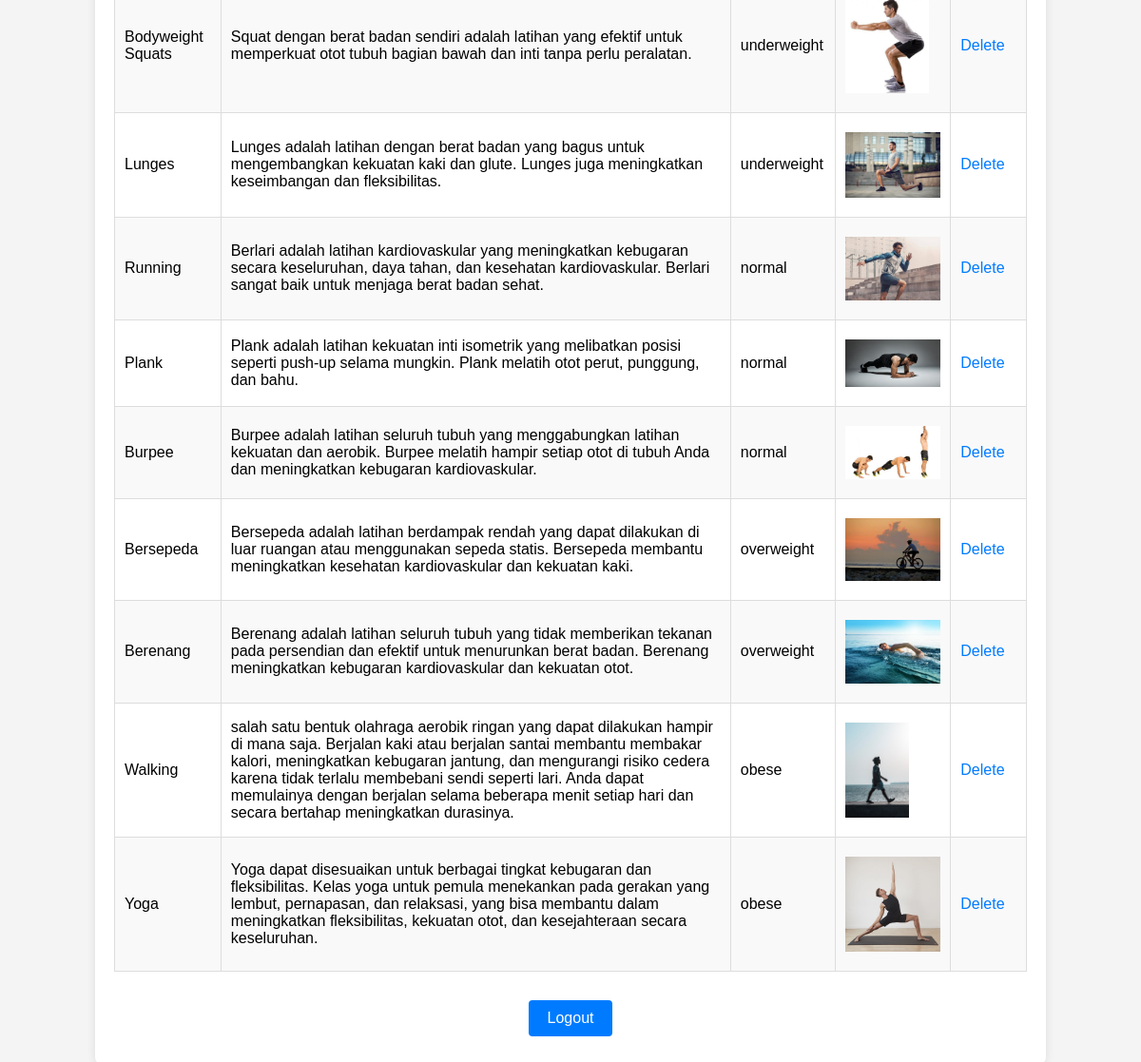
Screenshot of /admin/dashboard.php (signed in) with the database file from the repository.
### tables this page shows
CREATE TABLE `exercises` (
  `id` int(11) NOT NULL,
  `name` varchar(100) NOT NULL,
  `description` text NOT NULL,
  `bmi_category` varchar(20) NOT NULL,
  `image_url` varchar(255) DEFAULT NULL
);

### admin/dashboard.php (the view, shortened to what this page needs)
<?php
include '../db.php';
$sql = "SELECT * FROM exercises";
$result = $conn->query($sql);
$exercises = [];
if ($result->num_rows > 0) {
    while ($row = $result->fetch_assoc()) {
        $exercises[] = $row;
    }
}
?>
<!DOCTYPE html>
<html lang="en">
<head>
    <link rel="stylesheet" href="../style.css">
</head>
<body>
    <div class="dashboard-container">
        <table>
            <tbody>
                <?php foreach ($exercises as $exercise) : ?>
                    <tr>
                        <td><?php echo $exercise['name']; ?></td>
                        <td><?php echo $exercise['description']; ?></td>
                        <td><?php echo $exercise['bmi_category']; ?></td>
                        <td>
                            <?php if ($exercise['image_url']) : ?>
                                <img src="<?php echo $exercise['image_url']; ?>" alt="<?php echo $exercise['name']; ?>" class="exercise-image">
                            <?php else : ?>
                                No Image
                            <?php endif; ?>
                        </td>
                        <td class="actions">
                            <a href="delete_exercise.php?id=<?php echo $exercise['id']; ?>" onclick="return confirm('Are you sure you want to delete this exercise?')">Delete</a>
                        </td>
                    </tr>
                <?php endforeach; ?>
            </tbody>
        </table>
        <a href="logout.php" class="btn">Logout</a>
    </div>
</body>
</html>

### style/style.css (style rules this page uses)
body { font-family: Arial, sans-serif; background-color: #f2f2f2; margin: 0; padding: 0; }
.exercise-image { max-width: 100%; height: auto; display: block; margin: 10px 0; }
body { font-family: Arial, sans-serif; background-color: #f0f0f0; }
.dashboard-container { max-width: 600px; margin: 20px auto; background-color: #fff; padding: 20px; border-radius: 8px; box-shadow: 0 0 10px rgba(0,0,0,0.1); }
button[type="submit"], .btn { background-color: #4CAF50; color: white; padding: 10px 20px; border: none; border-radius: 4px; cursor: pointer; text-decoration: none; display: inline-block; font-size: 16px; }
.btn { background-color: #007bff; margin-left: 10px; }
img { max-width: 200px; margin-top: 10px; display: block; }

### admin/dashboard.php (style rules this page uses)
body { font-family: Arial, sans-serif; background-color: #f4f4f4; margin: 0; padding: 0; display: flex; justify-content: center; align-items: center; height: 100vh; }
.dashboard-container { background-color: #fff; padding: 20px; border-radius: 8px; box-shadow: 0 0 10px rgba(0, 0, 0, 0.1); width: 80%; max-width: 1000px; text-align: center; }
.btn { display: inline-block; margin: 10px 0; padding: 10px 20px; background-color: #007bff; color: #fff; text-decoration: none; border-radius: 4px; font-size: 16px; }
table { width: 100%; border-collapse: collapse; margin: 20px 0; }
table th, table td { padding: 10px; border: 1px solid #ddd; text-align: left; }
table tr:nth-child(even) { background-color: #f9f9f9; }
.actions a { margin-right: 10px; color: #007bff; text-decoration: none; }
.exercise-image { max-width: 100px; max-height: 100px; }

### rows the page displays
exercises: name "Bodyweight Squats", description "Squat dengan berat badan sendiri adalah latihan yang efektif untuk memperkuat otot tubuh bagian bawah dan inti tanpa perlu peralatan.", bmi_category "underweight", image_url (picture)
exercises: name "Lunges", description "Lunges adalah latihan dengan berat badan yang bagus untuk mengembangkan kekuatan kaki dan glute. Lunges juga meningkatkan keseimbangan dan fleksibilitas.", bmi_category "underweight", image_url (picture)
exercises: name "Running", description "Berlari adalah latihan kardiovaskular yang meningkatkan kebugaran secara keseluruhan, daya tahan, dan kesehatan kardiovaskular. Berlari sangat baik untuk menjaga berat badan sehat.", bmi_category "normal", image_url (picture)
exercises: name "Plank", description "Plank adalah latihan kekuatan inti isometrik yang melibatkan posisi seperti push-up selama mungkin. Plank melatih otot perut, punggung, dan bahu.", bmi_category "normal", image_url (picture)
exercises: name "Burpee", description "Burpee adalah latihan seluruh tubuh yang menggabungkan latihan kekuatan dan aerobik. Burpee melatih hampir setiap otot di tubuh Anda dan meningkatkan kebugaran kardiovaskular.", bmi_category "normal", image_url+name (picture)
exercises: name "Bersepeda", description "Bersepeda adalah latihan berdampak rendah yang dapat dilakukan di luar ruangan atau menggunakan sepeda statis. Bersepeda membantu meningkatkan kesehatan kardiovaskular dan kekuatan kaki.", bmi_category "overweight", image_url (picture)
exercises: name "Berenang", description "Berenang adalah latihan seluruh tubuh yang tidak memberikan tekanan pada persendian dan efektif untuk menurunkan berat badan. Berenang meningkatkan kebugaran kardiovaskular dan kekuatan otot.", bmi_category "overweight", image_url (picture)
exercises: name "Walking", description "salah satu bentuk olahraga aerobik ringan yang dapat dilakukan hampir di mana saja. Berjalan kaki atau berjalan santai membantu membakar kalori, meningkatkan kebugaran jantung, dan mengurangi risiko cedera karena tidak terlalu membebani sendi seperti lari. Anda dapat memulainya dengan berjalan selama beberapa menit setiap hari dan secara bertahap meningkatkan durasinya.", bmi_category "obese", image_url (picture)
exercises: name "Yoga", description "Yoga dapat disesuaikan untuk berbagai tingkat kebugaran dan fleksibilitas. Kelas yoga untuk pemula menekankan pada gerakan yang lembut, pernapasan, dan relaksasi, yang bisa membantu dalam meningkatkan fleksibilitas, kekuatan otot, dan kesejahteraan secara keseluruhan.", bmi_category "obese", image_url (picture)
